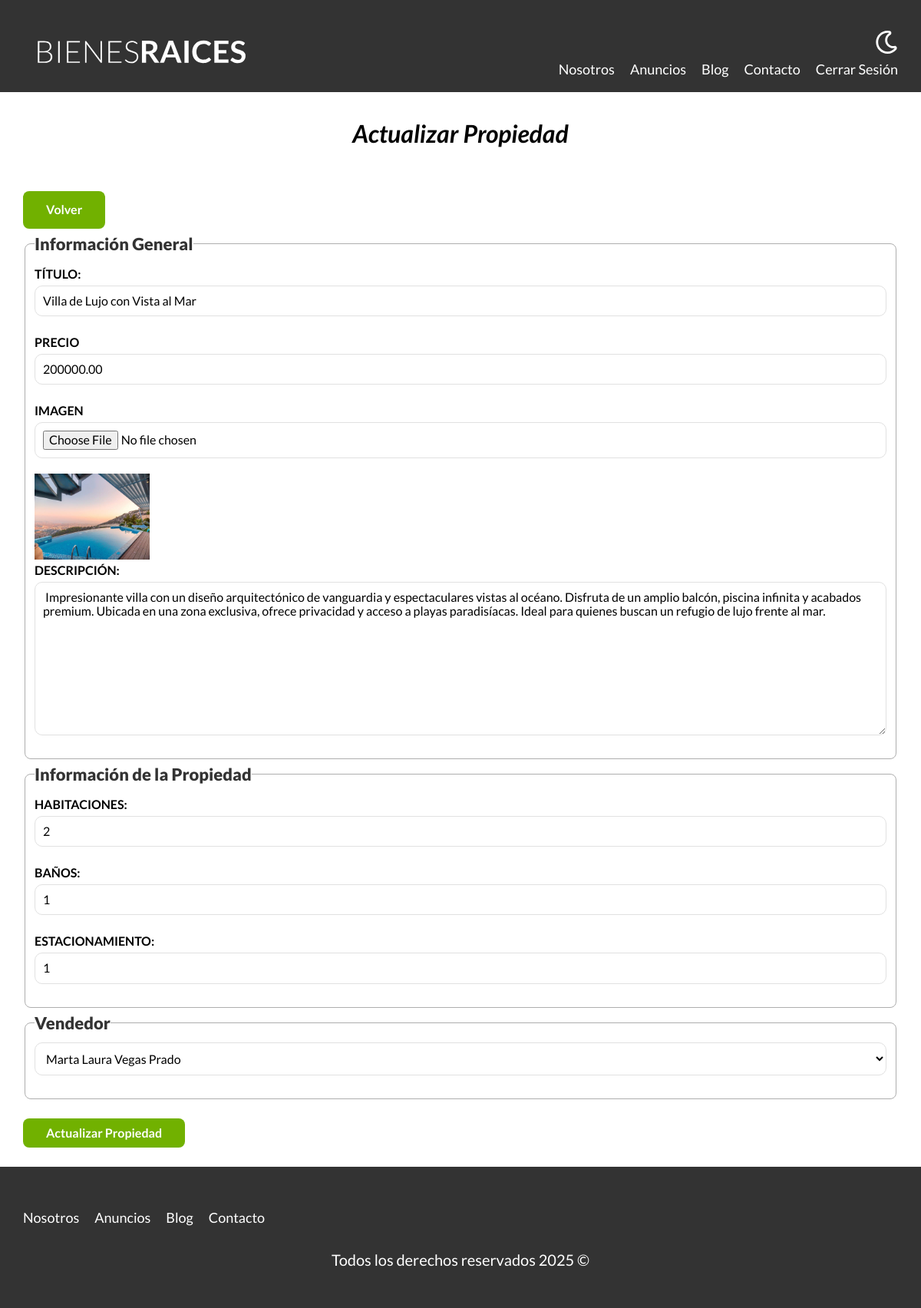
The page /propiedades/update?id=12 (signed in) on the database its author committed.
### tables this page shows
CREATE TABLE `propiedades` (
  `id` int NOT NULL AUTO_INCREMENT,
  `titulo` varchar(45) DEFAULT NULL,
  `precio` decimal(10,2) DEFAULT NULL,
  `imagen` varchar(200) DEFAULT NULL,
  `descripcion` longtext,
  `habitaciones` int DEFAULT NULL,
  `wc` int DEFAULT NULL,
  `estacionamiento` int DEFAULT NULL,
  `creado` date DEFAULT NULL,
  `vendedorID` int NOT NULL,
  PRIMARY KEY (`id`),
  KEY `propiedades_vendedores_fk` (`vendedorID`),
  CONSTRAINT `propiedades_vendedores_fk` FOREIGN KEY (`vendedorID`) REFERENCES `vendedores` (`id`)
);

CREATE TABLE `vendedores` (
  `id` int NOT NULL AUTO_INCREMENT,
  `nombre` varchar(45) NOT NULL,
  `apellido` varchar(45) NOT NULL,
  `telefono` varchar(10) NOT NULL,
  PRIMARY KEY (`id`)
);

### controllers/PropiedadController.php (called while the page is built, shortened)
<?php
class PropiedadController {
    public static function update(Router $router) {
        $id = validarRedireccionar('/admin');
        $propiedad = Propiedad::find($id);
        $vendedores = Vendedor::all();
        $errores = Propiedad::getErrores();
        $router->render('propiedades/update', [
            'propiedad' => $propiedad,
            'vendedores' => $vendedores,
            'errores' => $errores
        ]);
    }
}

### public/index.php (called while the page is built, shortened)
<?php
$router = new Router();
$router->get('/admin', [PropiedadController::class, 'index']);
$router->get('/propiedades/create', [PropiedadController::class, 'create']);
$router->post('/propiedades/create', [PropiedadController::class, 'create']);
$router->get('/propiedades/update', [PropiedadController::class, 'update']);
$router->post('/propiedades/update', [PropiedadController::class, 'update']);
$router->post('/propiedades/delete', [PropiedadController::class, 'delete']);
$router->get('/vendedores/create', [VendedorController::class, 'create']);
$router->post('/vendedores/create', [VendedorController::class, 'create']);
$router->get('/vendedores/update', [VendedorController::class, 'update']);
$router->post('/vendedores/update', [VendedorController::class, 'update']);
$router->post('/vendedores/delete', [VendedorController::class, 'delete']);
$router->get('/blog/create', [BlogController::class, 'create']);
$router->post('/blog/create', [BlogController::class, 'create']);
$router->get('/blog/update', [BlogController::class, 'update']);
$router->post('/blog/update', [BlogController::class, 'update']);
$router->post('/blog/delete', [BlogController::class, 'delete']);
$router->get('/escritores/create', [EscritorController::class, 'create']);
$router->post('/escritores/create', [EscritorController::class, 'create']);
$router->get('/escritores/update', [EscritorController::class, 'update']);
$router->post('/escritores/update', [EscritorController::class, 'update']);
$router->post('/escritores/delete', [EscritorController::class, 'delete']);
$router->get('/', [PaginasController::class, 'index']);
$router->get('/nosotros', [PaginasController::class, 'nosotros']);
$router->get('/propiedades', [PaginasController::class, 'propiedades']);
$router->get('/propiedad', [PaginasController::class, 'propiedad']);
$router->get('/blog', [PaginasController::class, 'blog']);
$router->get('/entrada', [PaginasController::class, 'entrada']);
$router->get('/contacto', [PaginasController::class, 'contacto']);
$router->post('/contacto', [PaginasController::class, 'contacto']);
$router->get('/login', [LoginController::class, 'login']);
$router->post('/login', [LoginController::class, 'login']);
$router->get('/logout', [LoginController::class, 'logout']);
$router->comprobarRutas();

### includes/functions.php (called while the page is built, shortened)
<?php
function s($html): string {
    $s = htmlspecialchars($html);
    return $s;
}
function validarRedireccionar($url) {
    $id = $_GET['id'];
    $id = filter_var($id, FILTER_VALIDATE_INT);
    return $id;
}

### models/ActiveRecord.php (called while the page is built, shortened)
<?php
class ActiveRecord {
    protected static $db;
    protected static $tabla = '';
    public static function setDB($database) {
        self::$db = $database;
    }
    public static function all() {
        $query = "SELECT * FROM " . static::$tabla;
        $resultado = self::consultarSQL($query);
        return $resultado;
    }
    public static function find($id) {
        $query = "SELECT * FROM " . static::$tabla . " WHERE id = $id";
        $resultado = self::consultarSQL($query);
        return array_shift($resultado);
    }
    public static function consultarSQL($query) {
        $resultado = self::$db->query($query);
        $array = [];
        while ($registro = $resultado->fetch_assoc()) {
            $array[] = static::crearObjeto($registro);
        }
        return $array;
    }
    protected static function crearObjeto($registro) {
        $objeto = new static;
        foreach ($registro as $key => $value) {
            if (property_exists($objeto, $key)) {
                $objeto->$key = $value;
            }
        }
        return $objeto;
    }
}

### views/propiedades/formulario.php (the view, shortened to what this page needs)
<fieldset>
    <legend>Información General</legend>
    <label for="titulo">Título:</label>
    <input type="text" id="titulo" name="propiedad[titulo]" placeholder="Título Propiedad" value="<?php echo s($propiedad->titulo); ?>">
    <label for="precio">Precio</label>
    <input type="number" id="precio" name="propiedad[precio]" placeholder="Precio Propiedad" value="<?php echo s($propiedad->precio); ?>">
    <label for="imagen">Imagen</label>
    <input type="file" id="imagen" name="propiedad[imagen]" accept="image/jpeg, image/png">
    <?php if ($propiedad->imagen): ?>
        <img src="/images/<?php echo $propiedad->imagen; ?>" class="imagen-small">
    <?php endif; ?>
    <label for="descripcion">Descripción:</label>
    <textarea id="descripcion" name="propiedad[descripcion]"> <?php echo s($propiedad->descripcion); ?> </textarea>
</fieldset>
<fieldset>
    <legend>Información de la Propiedad</legend>
    <label for="habitaciones">Habitaciones:</label>
    <input type="number" id="habitaciones" name="propiedad[habitaciones]" min="1" max="9" placeholder="Ej. 3" value="<?php echo s($propiedad->habitaciones); ?>">
    <label for="wc">Baños:</label>
    <input type="number" id="wc" name="propiedad[wc]" min="1" max="9" placeholder="Ej. 3" value="<?php echo s($propiedad->wc); ?>">
    <label for="estacionamiento">Estacionamiento:</label>
    <input type="number" id="estacionamiento" name="propiedad[estacionamiento]" min="1" max="9" placeholder="Ej. 3" value="<?php echo s($propiedad->estacionamiento); ?>">
</fieldset>
<fieldset>
    <legend>Vendedor</legend>
    <select name="propiedad[vendedorID]" id="vendedorID">
        <?php foreach ($vendedores as $vendedor): ?>
            <option <?php echo $propiedad->vendedorID === $vendedor->id ? 'selected' : ''; ?> value="<?php echo s($vendedor->id); ?>"> <?php echo s($vendedor->nombre . " " . $vendedor->apellido); ?> </option>
        <?php endforeach; ?>
    </select>
</fieldset>

### public/build/css/app.css (style rules this page uses)
html { font-size:62.5%;box-sizing:border-box }
*,*:before,*:after { box-sizing:inherit }
body { font-family:"Lato",sans-serif;font-size:1.6rem;line-height:1.8 }
img,picture { width:100%;display:block }
html { line-height:1.15;-webkit-text-size-adjust:100% }
body { margin:0 }
img { border-style:none }
button,input,optgroup,select,textarea { font-family:inherit;font-size:100%;line-height:1.15;margin:0 }
button,input { overflow:visible }
button,select { text-transform:none }
fieldset { padding:.35em .75em .625em }
legend { box-sizing:border-box;color:inherit;display:table;max-width:100%;padding:0;white-space:normal }
textarea { overflow:auto }
.formulario fieldset { border:1px solid #aeaeae;border-radius:.8rem }
.formulario legend { font-size:2.2rem;color:#333;font-weight:900 }
.formulario label { font-weight:700;text-transform:uppercase;display:block }
.formulario input:not([type=submit]),.formulario textarea,.formulario select { padding:1rem;display:block;width:100%;margin-bottom:2rem;border-radius:1rem;background-color:#fff;border:1px solid #e1e1e1 }
.formulario textarea { height:20rem }
.imagen-small { width:15rem }

### rows shown on the page
propiedades: titulo "Villa de Lujo con Vista al Mar", precio "200000.00", imagen (picture), descripcion "Impresionante villa con un diseño arquitectónico de vanguardia y espectaculares vistas al océano. Disfruta de un amplio balcón, piscina infinita y acabados premium. Ubicada en una zona exclusiva, ofrece privacidad y acceso a playas paradisíacas. Ideal para quienes buscan un refugio de lujo frente al mar.", habitaciones "2", wc "1", estacionamiento "1", vendedorID.apellido "Marta Laura Vegas Prado"
